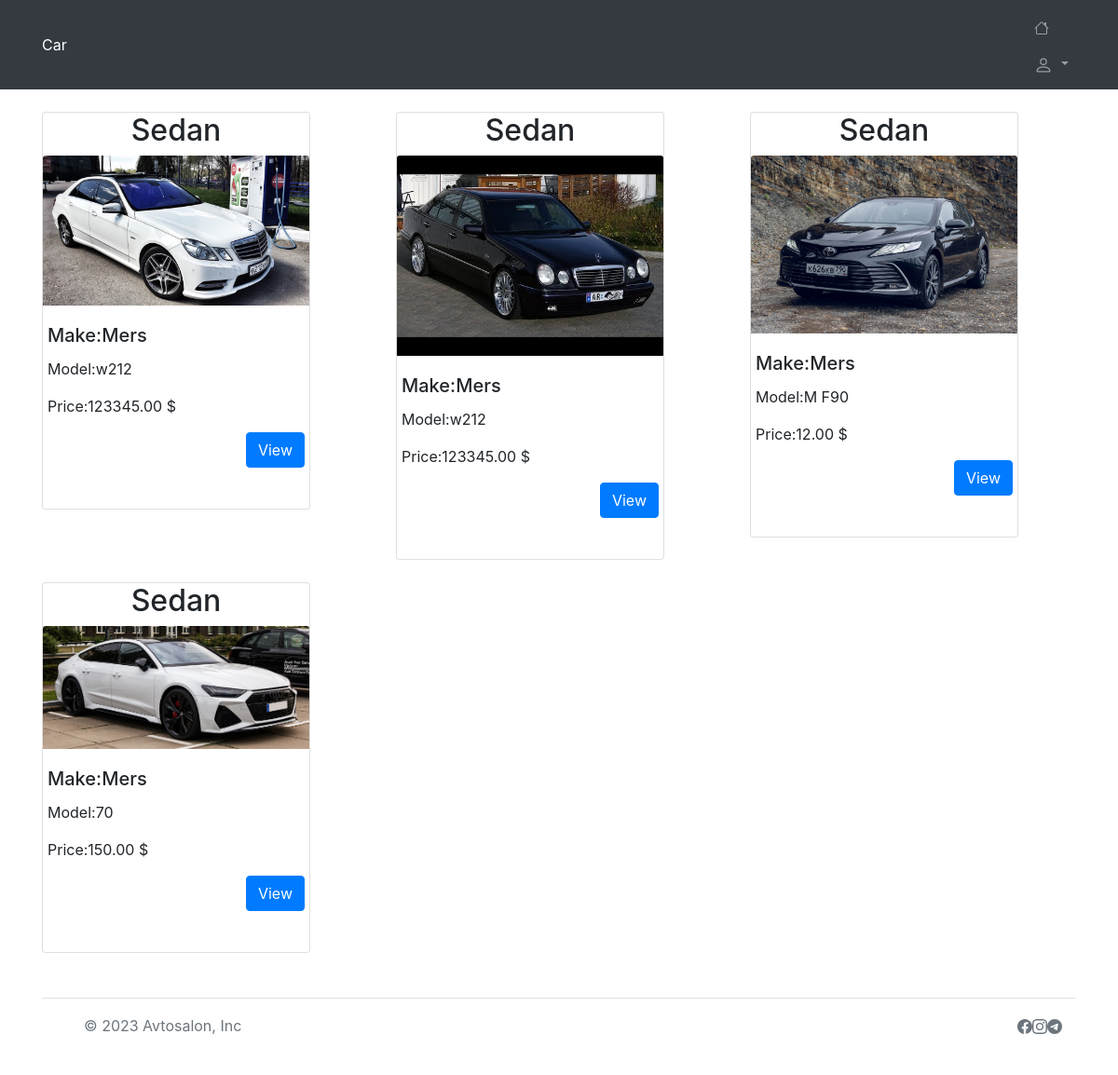
/avto/, run on the app's committed database.
### avto/models.py (models this page shows, shortened)
class Car(models.Model):
    make = models.CharField(max_length=20)
    model = models.CharField(max_length=20)
    year = models.IntegerField()
    engine_volume = models.FloatField()
    color = models.CharField(max_length=20)
    image = models.ImageField (upload_to='car_images/', null=True, blank=True)
    body_type = models.ForeignKey(Categoryes, on_delete=models.CASCADE)
    mileage = models.IntegerField()
    price = models.DecimalField(max_digits=10, decimal_places=2)
    owner = models.ForeignKey(User, on_delete=models.CASCADE)

class Categoryes(models.Model):
    name = models.CharField(max_length=20)
    def __str__(self):
        return self.name

### avto/views.py (the view)
# urls.py: path('',IndexView.as_view(), name='index'),
class IndexView(ListView):
    model = Car
    template_name = 'avto/index.html'
    context_object_name = 'avto'

### avto/templates/avto/index.html (shortened to what this page needs)
{% extends 'salon.html' %}
{% block content %}
<br>
<div class="row row-cols-1 row-clos-md-3 mb-3 ">
  <br>
  {% for avto in avto %}
  <div class="col mb-4">
    <div class="card" style="width: 18rem;">
      <h2 class="text-center">{{ avto.body_type }}</h2>
      <img src="{{ avto.image.url }}" class="card-img-top" width="100%" alt="...">
      <div class="card-deck mb-4">
        <div class="card-body">
          <h5 class="card-title">Make:{{ avto.make }}</h5>
          <p class="card-text">Model:{{ avto.model }}</p>
          <p class="card-text">Price:{{ avto.price }} $</p>
          <div class="text-right">
            <a href="{%  url 'avto' avto.id %}" class="btn btn-primary">View</a>
          </div>
        </div>
      </div>
    </div>
  </div>
  {% endfor %}
</div>
{% endblock %}

### avto/templates/salon.html (shortened to what this page needs)
<!DOCTYPE html>
<html lang="en">
<head>
    <link rel="stylesheet" href="https://cdn.jsdelivr.net/npm/bootstrap@4.3.1/dist/css/bootstrap.min.css">
</head>
<body>
  <nav class="navbar navbar-expand-lg navbar-dark bg-dark">
    <div class="container d-flex">
      <a class="navbar-black text-white" href="{% url 'index' %}">Car</a>
      <div class="collapse navbar-collapse" id="navbarSupportedContent">
        <ul class="navbar-nav ml-auto">
          <li class="nav-item dropdown">
            <a class="nav-link " href="{% url 'index' %}"   >
            </a>
            <a class="nav-link dropdown-toggle" href="#" id="navbarDropdown" role="button" data-bs-toggle="dropdown" aria-expanded="false">
            </a>
              {% if user.is_authenticated %}
                <li>
                  <li>
                  <a class="dropdown-item" href="{% url 'my_avto' %}">MyAvto</a></li>
                  <li>
                      <a class="dropdown-item" href="{% url 'create' %}">CreateAvto</a></li>
                <li>
                  <a class="dropdown-item" href="{% url 'admin:index' %}">Admin</a></li>
                  <li>
                    <a class="dropdown-item" href="{% url 'logout' %}">Logout</a></li>
                  {% else %}
                  <a class="dropdown-item" href="{% url 'login' %}">Login</a></li>
                  {%  endif  %}
            </ul>
      </div>
    </div>
  </nav>
<DIV class="container">
    {% block content %}
    {% endblock %}
</DIV>
<div class="container">
  <footer class="d-flex flex-wrap justify-content-between align-items-center py-3 my-4 border-top">
    <div class="col-md-4 d-flex align-items-center">
      <a href="/" class="mb-3 me-2 mb-md-0 text-muted text-decoration-none lh-1">
        <svg class="bi" width="30" height="24"><use xlink:href="#bootstrap"></use></svg>
      </a>
      <span class="mb-3 mb-md-0 text-muted">© 2023 Avtosalon, Inc</span>
    </div>
    <ul class="nav col-md-4 justify-content-end list-unstyled d-flex">
      <li class="ms-3">
        <a class="text-muted" href="https://ru-ru.facebook.com/">
       </a>
      </li>
      <li class="ms-3"><a class="text-muted" href="https://www.instagram.com/">
      </a>
    </li>
      <li class="ms-3"><a class="text-muted" href="https://web.telegram.org/z/">
      </a>
    </li>
    </ul>
  </footer>
</div>
</body>
</html>

### data on the page
Car: body_type "Sedan", image (picture), make "Mers", model "w212", price "123345.00"
Car: body_type "Sedan", image (picture), make "Mers", model "w212", price "123345.00"
Car: body_type "Sedan", image (picture), make "Mers", model "M F90", price "12.00"
Car: body_type "Sedan", image (picture), make "Mers", model "70", price "150.00"
